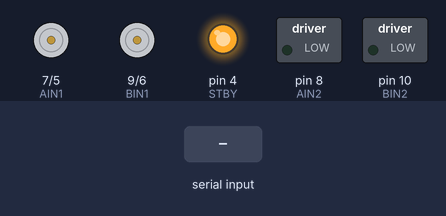
This sketch was run on a simulated Arduino Uno, built with avr-gcc and run on an emulated ATmega328P. Shown: direction and speed pins drawn as motors (green arrow = direction pin HIGH = forward, orange = LOW = backward, longer = more drive, stopped while the standby pin is LOW), switched loads named in the sketch (green lamp = pin HIGH), output pins drawn as LEDs (lit = HIGH). The test bench sets the inputs (shaded band). What the sketch prints to the serial monitor is not drawn.

Above: at 1.2 s.
1.3 s: "90,45\n" received over the second serial link
At 1.55 s:
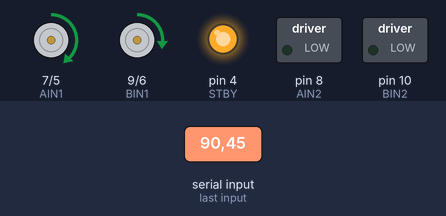
3.3 s: "30,150\n" received over the second serial link
At 3.55 s:
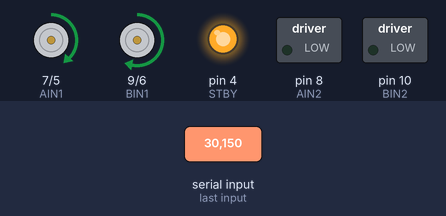
5.3 s: "1,90\n" received over the second serial link
At 5.7 s:
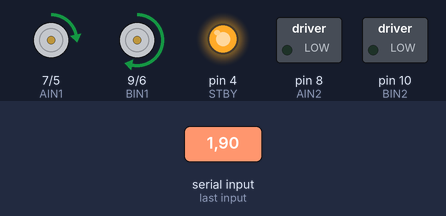
Timing chart, 0 to 8.3 s (numbered marks = the images above; inputs shaded):
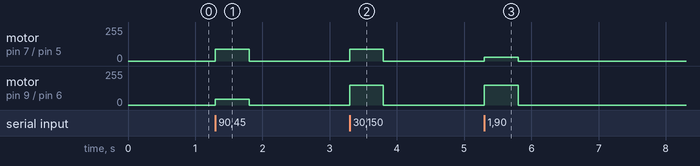

Measured:
- after the input at 1.3 s, motor on pin 7 (AIN1) / pin 5 (PWMA): stopped → forward 90/255 at once, → stopped 0.50 s later; motor on pin 9 (BIN1) / pin 6 (PWMB): stopped → forward 45/255 at once, → stopped 0.50 s later
- after the input at 3.3 s, motor on pin 7 (AIN1) / pin 5 (PWMA): stopped → forward 90/255 at once, → stopped 0.50 s later; motor on pin 9 (BIN1) / pin 6 (PWMB): stopped → forward 150/255 at once, → stopped 0.50 s later
- after the input at 5.3 s, motor on pin 7 (AIN1) / pin 5 (PWMA): stopped → forward 30/255 at once, → stopped 0.50 s later; motor on pin 9 (BIN1) / pin 6 (PWMB): stopped → forward 150/255 at once, → stopped 0.50 s later

The sketch:

Arduino_Motor_Executor.ino
```cpp
/*
  ============================================================
  Vel Project — Arduino Uno R3 Motor Executor
  ============================================================
  Flash this SAME sketch onto BOTH Arduino Uno R3 boards (one
  per rover). It does not run any algorithm — it just listens
  for "leftSpeed,rightSpeed\n" commands over a serial link from
  the ESP32 "brain" board and drives the TB6612FNG motor shield
  accordingly. All Vel-v6.0 / PSO logic lives on the ESP32.

  ------------------------------------------------------------
  WIRING: TB6612FNG shield -> Arduino Uno
  ------------------------------------------------------------
  Your LAFVIN V2 kit uses a TB6612FNG driver, NOT an L298N.
  The pin numbers below are the shield's typical default
  mapping. CHECK the silkscreen labels on your shield before
  trusting this — if it's wired differently, just edit the
  six numbers below to match. If you aren't sure, use the
  separate "Pin_Test" sketch included in this folder first.

      TB6612FNG pin        Arduino Uno pin
      -------------------  ---------------
      PWMA (left speed)    5   (PWM ~)
      AIN1 (left dir)      7
      AIN2 (left dir)      8
      PWMB (right speed)   6   (PWM ~)
      BIN1 (right dir)     9
      BIN2 (right dir)     10
      STBY (enable)        4

  ------------------------------------------------------------
  WIRING: Arduino <-> ESP32 serial link
  ------------------------------------------------------------
  This sketch uses SoftwareSerial on pins 2/3 for the ESP32
  link, so the USB port stays free for re-uploading code
  without disconnecting anything.

      Arduino pin 2 (RX) <----------------- ESP32 TX (GPIO17)
      Arduino pin 3 (TX) --[1k]--+--------> ESP32 RX (GPIO16)
                                 |
                               [2k]
                                 |
                                GND

  IMPORTANT: the Arduino's TX pin outputs 5V logic. The ESP32's
  RX pin is NOT 5V-tolerant. The 1k/2k voltage divider above
  steps that 5V down to about 3.3V before it reaches the ESP32.
  Do not skip this or you risk damaging the ESP32 pin over time.
  The ESP32 -> Arduino direction (3.3V into pin 2) needs no
  divider; 3.3V already reads as a valid HIGH on the Arduino.
  ============================================================
*/

#include <SoftwareSerial.h>

const int ESP32_RX_PIN = 2;   // Arduino pin 2  <- ESP32 TX
const int ESP32_TX_PIN = 3;   // Arduino pin 3  -> ESP32 RX (THROUGH the divider!)
SoftwareSerial espLink(ESP32_RX_PIN, ESP32_TX_PIN);

// ---- TB6612FNG pin map (edit if yours differs) ----
const int PWMA = 5;   // left motor speed
const int AIN1 = 7;   // left motor direction
const int AIN2 = 8;
const int PWMB = 6;   // right motor speed
const int BIN1 = 9;   // right motor direction
const int BIN2 = 10;
const int STBY = 4;   // must be HIGH or NOTHING will spin

String incoming = "";
unsigned long lastCommandTime = 0;
const unsigned long COMMAND_TIMEOUT_MS = 500;  // stop if ESP32 goes silent

void setMotor(int pwmPin, int in1, int in2, int speed) {
  speed = constrain(speed, -255, 255);
  if (speed >= 0) {
    digitalWrite(in1, HIGH);
    digitalWrite(in2, LOW);
  } else {
    digitalWrite(in1, LOW);
    digitalWrite(in2, HIGH);
    speed = -speed;
  }
  analogWrite(pwmPin, speed);
}

void stopMotors() {
  setMotor(PWMA, AIN1, AIN2, 0);
  setMotor(PWMB, BIN1, BIN2, 0);
}

void setup() {
  pinMode(PWMA, OUTPUT);
  pinMode(AIN1, OUTPUT);
  pinMode(AIN2, OUTPUT);
  pinMode(PWMB, OUTPUT);
  pinMode(BIN1, OUTPUT);
  pinMode(BIN2, OUTPUT);
  pinMode(STBY, OUTPUT);
  digitalWrite(STBY, HIGH);  // enable the driver chip
  stopMotors();

  Serial.begin(9600);       // USB debug monitor (optional, for bench testing)
  espLink.begin(9600);      // link to ESP32

  Serial.println("Arduino motor executor ready.");
}

void loop() {
  while (espLink.available()) {
    char c = espLink.read();
    if (c == '\n') {
      int commaIndex = incoming.indexOf(',');
      if (commaIndex > 0) {
        int leftSpeed  = incoming.substring(0, commaIndex).toInt();
        int rightSpeed = incoming.substring(commaIndex + 1).toInt();
        setMotor(PWMA, AIN1, AIN2, leftSpeed);
        setMotor(PWMB, BIN1, BIN2, rightSpeed);
        lastCommandTime = millis();
      }
      incoming = "";
    } else if (c != '\r') {
      incoming += c;
    }
  }

  // Safety: if the ESP32 stops talking (crash, disconnect, still booting),
  // stop the motors instead of continuing to run on the last command.
  if (millis() - lastCommandTime > COMMAND_TIMEOUT_MS) {
    stopMotors();
  }
}
```
